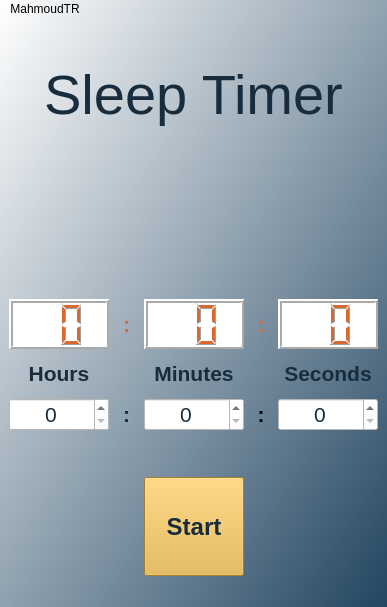
<?xml version="1.0" encoding="UTF-8"?>
<ui version="4.0">
 <class>MainWindow</class>
 <widget class="QMainWindow" name="MainWindow">
  <property name="geometry">
   <rect>
    <x>0</x>
    <y>0</y>
    <width>387</width>
    <height>607</height>
   </rect>
  </property>
  <property name="minimumSize">
   <size>
    <width>387</width>
    <height>607</height>
   </size>
  </property>
  <property name="maximumSize">
   <size>
    <width>387</width>
    <height>607</height>
   </size>
  </property>
  <property name="windowTitle">
   <string>Sleep Timer</string>
  </property>
  <property name="windowIcon">
   <iconset>
    <normalon>../artwork/Icon.ico</normalon>
   </iconset>
  </property>
  <property name="styleSheet">
   <string notr="true">background-color: qlineargradient(spread:pad, x1:0.98, y1:0.994682, x2:0, y2:0, stop:0 rgba(38, 72, 99, 255), stop:1 rgba(255, 255, 255, 255));</string>
  </property>
  <widget class="QWidget" name="centralwidget">
   <property name="styleSheet">
    <string notr="true">background-color: rgba(255, 255, 255, 0);</string>
   </property>
   <layout class="QGridLayout" name="gridLayout_2">
    <item row="0" column="0">
     <layout class="QVBoxLayout" name="verticalLayout">
      <item>
       <widget class="QLabel" name="sleepTimerLabel">
        <property name="font">
         <font>
          <family>Segoe UI</family>
          <pointsize>42</pointsize>
         </font>
        </property>
        <property name="styleSheet">
         <string notr="true">color: rgb(23, 44, 61);
background-color: rgba(255, 255, 255, 0);</string>
        </property>
        <property name="text">
         <string>Sleep Timer</string>
        </property>
        <property name="alignment">
         <set>Qt::AlignCenter</set>
        </property>
       </widget>
      </item>
      <item>
       <layout class="QHBoxLayout" name="horizontalLayout_5">
        <item>
         <spacer name="horizontalSpacer_3">
          <property name="orientation">
           <enum>Qt::Horizontal</enum>
          </property>
          <property name="sizeHint" stdset="0">
           <size>
            <width>40</width>
            <height>20</height>
           </size>
          </property>
         </spacer>
        </item>
        <item>
         <widget class="QLabel" name="logoLabel">
          <property name="maximumSize">
           <size>
            <width>126</width>
            <height>126</height>
           </size>
          </property>
          <property name="text">
           <string/>
          </property>
          <property name="pixmap">
           <pixmap>../artwork/Logo.png</pixmap>
          </property>
          <property name="scaledContents">
           <bool>true</bool>
          </property>
          <property name="alignment">
           <set>Qt::AlignCenter</set>
          </property>
          <property name="indent">
           <number>-2</number>
          </property>
         </widget>
        </item>
        <item>
         <spacer name="horizontalSpacer_4">
          <property name="orientation">
           <enum>Qt::Horizontal</enum>
          </property>
          <property name="sizeHint" stdset="0">
           <size>
            <width>40</width>
            <height>20</height>
           </size>
          </property>
         </spacer>
        </item>
       </layout>
      </item>
      <item>
       <layout class="QGridLayout" name="gridLayout">
        <item row="0" column="2">
         <widget class="QLCDNumber" name="minutesLcd">
          <property name="minimumSize">
           <size>
            <width>100</width>
            <height>50</height>
           </size>
          </property>
          <property name="font">
           <font>
            <pointsize>16</pointsize>
            <weight>50</weight>
            <bold>false</bold>
           </font>
          </property>
          <property name="styleSheet">
           <string notr="true">color: rgb(218, 105, 49);
background-color: rgb(255, 255, 255);</string>
          </property>
          <property name="frameShape">
           <enum>QFrame::Box</enum>
          </property>
          <property name="frameShadow">
           <enum>QFrame::Raised</enum>
          </property>
          <property name="lineWidth">
           <number>2</number>
          </property>
          <property name="smallDecimalPoint">
           <bool>false</bool>
          </property>
          <property name="digitCount">
           <number>2</number>
          </property>
          <property name="segmentStyle">
           <enum>QLCDNumber::Filled</enum>
          </property>
          <property name="value" stdset="0">
           <double>0.000000000000000</double>
          </property>
         </widget>
        </item>
        <item row="0" column="1">
         <widget class="QLabel" name="lcdSeperator1">
          <property name="font">
           <font>
            <family>Segoe UI</family>
            <pointsize>16</pointsize>
            <weight>75</weight>
            <bold>true</bold>
           </font>
          </property>
          <property name="styleSheet">
           <string notr="true">color: rgb(218, 105, 49);</string>
          </property>
          <property name="text">
           <string>:</string>
          </property>
          <property name="alignment">
           <set>Qt::AlignCenter</set>
          </property>
         </widget>
        </item>
        <item row="0" column="0">
         <widget class="QLCDNumber" name="hoursLcd">
          <property name="minimumSize">
           <size>
            <width>100</width>
            <height>50</height>
           </size>
          </property>
          <property name="font">
           <font>
            <pointsize>16</pointsize>
           </font>
          </property>
          <property name="styleSheet">
           <string notr="true">color: rgb(218, 105, 49);
background-color: rgb(255, 255, 255);</string>
          </property>
          <property name="lineWidth">
           <number>2</number>
          </property>
          <property name="smallDecimalPoint">
           <bool>false</bool>
          </property>
          <property name="digitCount">
           <number>2</number>
          </property>
          <property name="segmentStyle">
           <enum>QLCDNumber::Filled</enum>
          </property>
          <property name="value" stdset="0">
           <double>0.000000000000000</double>
          </property>
         </widget>
        </item>
        <item row="0" column="4">
         <widget class="QLCDNumber" name="secondsLcd">
          <property name="minimumSize">
           <size>
            <width>100</width>
            <height>50</height>
           </size>
          </property>
          <property name="font">
           <font>
            <pointsize>16</pointsize>
           </font>
          </property>
          <property name="styleSheet">
           <string notr="true">color: rgb(218, 105, 49);
background-color: rgba(255, 255, 255);</string>
          </property>
          <property name="lineWidth">
           <number>2</number>
          </property>
          <property name="smallDecimalPoint">
           <bool>false</bool>
          </property>
          <property name="digitCount">
           <number>2</number>
          </property>
          <property name="segmentStyle">
           <enum>QLCDNumber::Filled</enum>
          </property>
          <property name="value" stdset="0">
           <double>0.000000000000000</double>
          </property>
         </widget>
        </item>
        <item row="1" column="0">
         <widget class="QLabel" name="hoursLabel">
          <property name="font">
           <font>
            <family>Segoe UI</family>
            <pointsize>16</pointsize>
            <weight>75</weight>
            <bold>true</bold>
           </font>
          </property>
          <property name="styleSheet">
           <string notr="true">color: rgb(23, 44, 61);</string>
          </property>
          <property name="text">
           <string>Hours</string>
          </property>
          <property name="alignment">
           <set>Qt::AlignCenter</set>
          </property>
         </widget>
        </item>
        <item row="0" column="3">
         <widget class="QLabel" name="lcdSeperator2">
          <property name="font">
           <font>
            <family>Segoe UI</family>
            <pointsize>16</pointsize>
            <weight>75</weight>
            <bold>true</bold>
           </font>
          </property>
          <property name="styleSheet">
           <string notr="true">color: rgb(218, 105, 49);</string>
          </property>
          <property name="text">
           <string>:</string>
          </property>
          <property name="alignment">
           <set>Qt::AlignCenter</set>
          </property>
         </widget>
        </item>
        <item row="1" column="4">
         <widget class="QLabel" name="secondsLabel">
          <property name="font">
           <font>
            <family>Segoe UI</family>
            <pointsize>16</pointsize>
            <weight>75</weight>
            <bold>true</bold>
           </font>
          </property>
          <property name="styleSheet">
           <string notr="true">color: rgb(23, 44, 61);</string>
          </property>
          <property name="text">
           <string>Seconds</string>
          </property>
          <property name="alignment">
           <set>Qt::AlignCenter</set>
          </property>
         </widget>
        </item>
        <item row="1" column="2">
         <widget class="QLabel" name="minutesLabel">
          <property name="font">
           <font>
            <family>Segoe UI</family>
            <pointsize>16</pointsize>
            <weight>75</weight>
            <bold>true</bold>
           </font>
          </property>
          <property name="styleSheet">
           <string notr="true">color: rgb(23, 44, 61);</string>
          </property>
          <property name="text">
           <string>Minutes</string>
          </property>
          <property name="alignment">
           <set>Qt::AlignCenter</set>
          </property>
         </widget>
        </item>
        <item row="2" column="0">
         <widget class="QSpinBox" name="hoursBox">
          <property name="font">
           <font>
            <pointsize>16</pointsize>
           </font>
          </property>
          <property name="layoutDirection">
           <enum>Qt::LeftToRight</enum>
          </property>
          <property name="styleSheet">
           <string notr="true">color: rgb(23, 44, 61);
background-color: rgb(255, 255, 255);</string>
          </property>
          <property name="alignment">
           <set>Qt::AlignCenter</set>
          </property>
          <property name="maximum">
           <number>24</number>
          </property>
         </widget>
        </item>
        <item row="2" column="2">
         <widget class="QSpinBox" name="minutesBox">
          <property name="font">
           <font>
            <pointsize>16</pointsize>
           </font>
          </property>
          <property name="styleSheet">
           <string notr="true">color: rgb(23, 44, 61);
background-color: rgb(255, 255, 255);</string>
          </property>
          <property name="alignment">
           <set>Qt::AlignCenter</set>
          </property>
          <property name="maximum">
           <number>59</number>
          </property>
         </widget>
        </item>
        <item row="2" column="4">
         <widget class="QSpinBox" name="secondsBox">
          <property name="font">
           <font>
            <pointsize>16</pointsize>
           </font>
          </property>
          <property name="styleSheet">
           <string notr="true">color: rgb(23, 44, 61);
background-color: rgb(255, 255, 255);</string>
          </property>
          <property name="alignment">
           <set>Qt::AlignCenter</set>
          </property>
          <property name="readOnly">
           <bool>false</bool>
          </property>
          <property name="maximum">
           <number>59</number>
          </property>
         </widget>
        </item>
        <item row="2" column="3">
         <widget class="QLabel" name="seperator2">
          <property name="font">
           <font>
            <family>Segoe UI</family>
            <pointsize>16</pointsize>
            <weight>75</weight>
            <bold>true</bold>
           </font>
          </property>
          <property name="text">
           <string>:</string>
          </property>
          <property name="alignment">
           <set>Qt::AlignCenter</set>
          </property>
         </widget>
        </item>
        <item row="2" column="1">
         <widget class="QLabel" name="seperator1">
          <property name="font">
           <font>
            <family>Segoe UI</family>
            <pointsize>16</pointsize>
            <weight>75</weight>
            <bold>true</bold>
           </font>
          </property>
          <property name="styleSheet">
           <string notr="true">color: rgb(23, 44, 61);</string>
          </property>
          <property name="text">
           <string>:</string>
          </property>
          <property name="alignment">
           <set>Qt::AlignCenter</set>
          </property>
         </widget>
        </item>
       </layout>
      </item>
      <item>
       <spacer name="verticalSpacer">
        <property name="orientation">
         <enum>Qt::Vertical</enum>
        </property>
        <property name="sizeType">
         <enum>QSizePolicy::Fixed</enum>
        </property>
        <property name="sizeHint" stdset="0">
         <size>
          <width>20</width>
          <height>40</height>
         </size>
        </property>
       </spacer>
      </item>
      <item>
       <layout class="QHBoxLayout" name="horizontalLayout_4">
        <item>
         <spacer name="horizontalSpacer_2">
          <property name="orientation">
           <enum>Qt::Horizontal</enum>
          </property>
          <property name="sizeHint" stdset="0">
           <size>
            <width>40</width>
            <height>20</height>
           </size>
          </property>
         </spacer>
        </item>
        <item>
         <widget class="QPushButton" name="submitButton">
          <property name="minimumSize">
           <size>
            <width>100</width>
            <height>99</height>
           </size>
          </property>
          <property name="maximumSize">
           <size>
            <width>100</width>
            <height>99</height>
           </size>
          </property>
          <property name="font">
           <font>
            <family>Segoe UI</family>
            <pointsize>18</pointsize>
            <weight>75</weight>
            <bold>true</bold>
           </font>
          </property>
          <property name="styleSheet">
           <string notr="true">color: rgb(23, 44, 61);
background-color: rgb(230, 179, 61);</string>
          </property>
          <property name="text">
           <string>Start</string>
          </property>
          <property name="default">
           <bool>false</bool>
          </property>
         </widget>
        </item>
        <item>
         <spacer name="horizontalSpacer">
          <property name="orientation">
           <enum>Qt::Horizontal</enum>
          </property>
          <property name="sizeHint" stdset="0">
           <size>
            <width>40</width>
            <height>20</height>
           </size>
          </property>
         </spacer>
        </item>
       </layout>
      </item>
     </layout>
    </item>
   </layout>
  </widget>
  <widget class="QMenuBar" name="menubar">
   <property name="geometry">
    <rect>
     <x>0</x>
     <y>0</y>
     <width>387</width>
     <height>26</height>
    </rect>
   </property>
   <property name="styleSheet">
    <string notr="true">background-color: rgba(255, 255, 255, 0);</string>
   </property>
   <widget class="QMenu" name="menuAbout">
    <property name="title">
     <string>MahmoudTR</string>
    </property>
    <addaction name="actionGitHub"/>
   </widget>
   <addaction name="menuAbout"/>
  </widget>
  <widget class="QStatusBar" name="statusbar">
   <property name="styleSheet">
    <string notr="true">background-color: rgba(255, 255, 255, 0);</string>
   </property>
  </widget>
  <action name="actionGitHub">
   <property name="checkable">
    <bool>false</bool>
   </property>
   <property name="text">
    <string>GitHub</string>
   </property>
  </action>
 </widget>
 <resources/>
 <connections/>
</ui>
